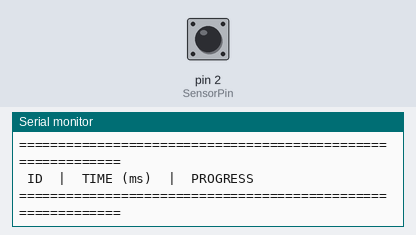
The sketch below on a simulated Arduino Uno, built with avr-gcc and run on an emulated ATmega328P. Parts: the last lines printed to the serial monitor. The inputs (shaded band) are chosen by the test bench; at power-on: pin 2 (SensorPin) LOW.

Above: at 1.3 s.
1.4 s: pin 2 (SensorPin) driven HIGH
At 2.2 s:
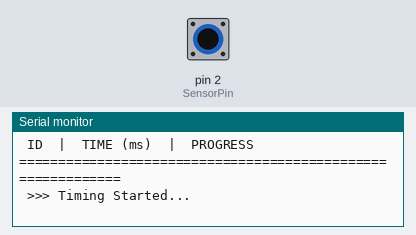
2.9 s: pin 2 (SensorPin) pulsed LOW 2 times (0.12 s each, 0.3 s apart)
At 4.1 s:
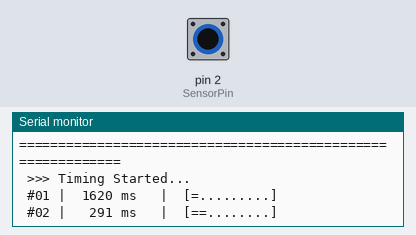
5.0 s: pin 2 (SensorPin) pulsed LOW 5 times (0.12 s each, 0.3 s apart)
At 7.8 s:
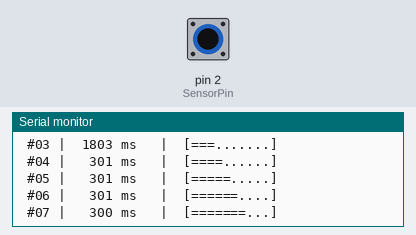

The sketch:

photogate_pendulum.ino
```cpp
#define SensorPin 2 // pin where we connected the sensor

//variables for time interval
bool timing = false;
unsigned long deltaT = 0;
unsigned long startT = 0;
unsigned long stopT = 0;
const int threshold = 200; // can be adjusted according to light levels; remove // on line 27 - 28 to print light level to console
const unsigned int sanityValue = 5000; // if in this interval no measurements are recorded, the system resets

volatile bool trigger = false;

unsigned long periods[10];
int periodCount = 0; // Keep track of how many periods have been recorded
float average = 0;
int counts = 10; // amount of periods before calculating the average

void setup() {
  Serial.begin(9600); // Initialize serial communication

  // set up sensor
  pinMode(SensorPin, INPUT);
  attachInterrupt(digitalPinToInterrupt(SensorPin), triggered, RISING);

  // Initial Table Header
  printHeader();
}


// Helper functions
void printPadded(unsigned long val) {
  if (val < 1000) Serial.print(" ");
  if (val < 100)  Serial.print(" ");
  if (val < 10)   Serial.print(" ");
  Serial.print(val);
}

void printHeader(){
    Serial.println(F("\n============================================================"));
  Serial.println(F(" ID  |  TIME (ms)  |  PROGRESS                              "));
  Serial.println(F("============================================================"));
}


void loop() {
  if (trigger) { // switch state: no light reaching sensor after a period of light reaching the sensor
    if (!timing) {
      timing = true;
      startT = millis();
      Serial.println(F(" >>> Timing Started..."));
    } else if (periodCount < counts) { // Record period only if the array is not full
      stopT = millis();
      deltaT = stopT - startT;

      // sanity check / automatic reset
      if (deltaT > sanityValue){
        // Reset logic: discard previous measurements if user waited too long
        periodCount = 0;
        startT = stopT;
        Serial.println(F("------------------------------------------------------------"));
        Serial.println(F(" !!! AUTO-RESET: Gap > 5s. Measurements discarded.       !!!"));
        Serial.println(F("------------------------------------------------------------"));
      } else {
        periods[periodCount] = deltaT;
        periodCount++;

        // Print Table Row
        Serial.print(F(" #"));
        if(periodCount < 10) Serial.print("0"); // Alignment for single digits
        Serial.print(periodCount);
        Serial.print(F(" |  "));

        printPadded(deltaT); // Align the time value

        Serial.print(F(" ms   |  ["));

        // Visual Progress Bar
        for (int i = 0; i < counts; i++) {
          if (i < periodCount) Serial.print("=");
          else Serial.print(".");
        }
        Serial.println("]");

        startT = stopT;
      }

      // Calculate and print the average only after x periods
      if (periodCount == counts) {
        unsigned long sum = 0;
        for (int i = 0; i < periodCount; i++) {
          sum += periods[i];
        }

        average = (float)sum / periodCount;

        Serial.println(F("============================================================"));
        Serial.print(F(" RESULT: Average Period = "));
        Serial.print(average * 2); // Calculated average * 2 as per original logic
        Serial.println(F(" ms"));
        Serial.println(F("============================================================\n"));
        Serial.println(F("Ready for next set..."));
        printHeader();

        // Reset the period count for the next set of x periods
        periodCount = 0;
      }
    }
    trigger = false;
  }
  delay(10); // Small delay to avoid rapid readings
}

void triggered(){
  trigger = true;
}
```

Measured:
- after the input at 1.4 s, the serial monitor: prints a new line at once (image 1)
- after the input at 2.9 s, the serial monitor: prints a new line after 0.13 s (image 2)
- after the input at 5.0 s, the serial monitor: prints a new line after 0.12 s (image 3)
